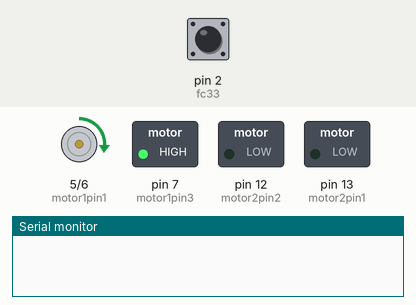
Simulated run of this sketch. Board: Arduino Uno, built with avr-gcc and run on an emulated ATmega328P. Shown: motor-driver pin pairs drawn as motors (green arrow = first pin HIGH = forward, orange = second pin HIGH = backward, longer = more drive), switched loads named in the sketch (green lamp = pin HIGH), the last lines printed to the serial monitor. Inputs (shaded band) come from the test bench; at power-on: pin 2 (fc33) HIGH.

Above: at 0.15 s.
At 2.25 s:
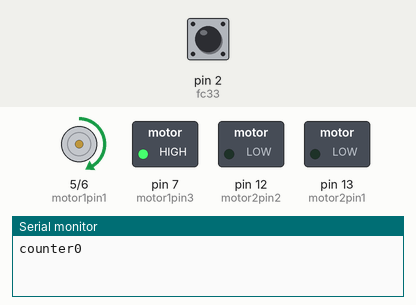
Timing chart, 0 to 3.0 s (numbered marks = the images above):
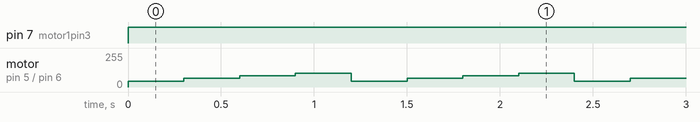

Measured:
- by itself, pin 7 (motor1pin3): LOW → HIGH at 0.00 s
- by itself, motor on pin 5 (motor1pin1) / pin 6 (motor1pin2): repeats every 1.2 s: forward 65/255 0.30 s, forward 85/255 0.30 s, forward 105/255 0.30 s, forward 45/255 0.30 s

The sketch:

16.1_simple_motor.ino
```cpp
#define fc33 2

int motor1pin1 = 5;
int motor1pin2 = 6;
int motor1pin3= 7;

int motor2pin1 = 13;
int motor2pin2 = 12;
int counter=0;

void setup() {
  // put your setup code here, to run once:
  pinMode(motor1pin1, OUTPUT);
  pinMode(motor1pin2, OUTPUT);
  pinMode(motor1pin3, OUTPUT);
  pinMode(motor2pin1, OUTPUT);
  pinMode(motor2pin2, OUTPUT);
  pinMode(fc33,INPUT);
  Serial.begin(9600);

}

void loop() {
  // put your main code here, to run repeatedly:
 // digitalWrite(motor1pin1, HIGH);
 //digitalWrite(motor1pin2, LOW);
digitalWrite(motor1pin3,HIGH);
digitalWrite(motor1pin2,LOW);
analogWrite(motor1pin1,45);
delay(300);
analogWrite(motor1pin1,65);
delay(300);
analogWrite(motor1pin1,85);
delay(300);
analogWrite(motor1pin1,105);
delay(300);

int val=digitalRead(fc33);
if (!val) counter=counter+1;


Serial.print("counter");Serial.println(counter);


}
```
